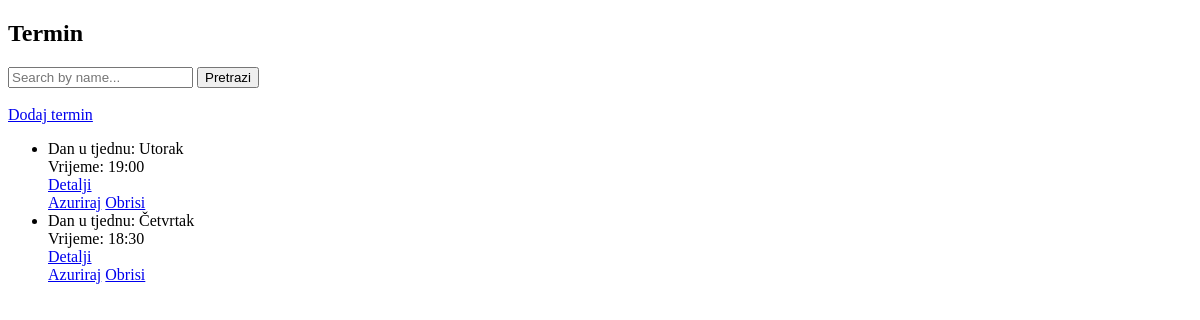
Before: /termin/ with the older database file.
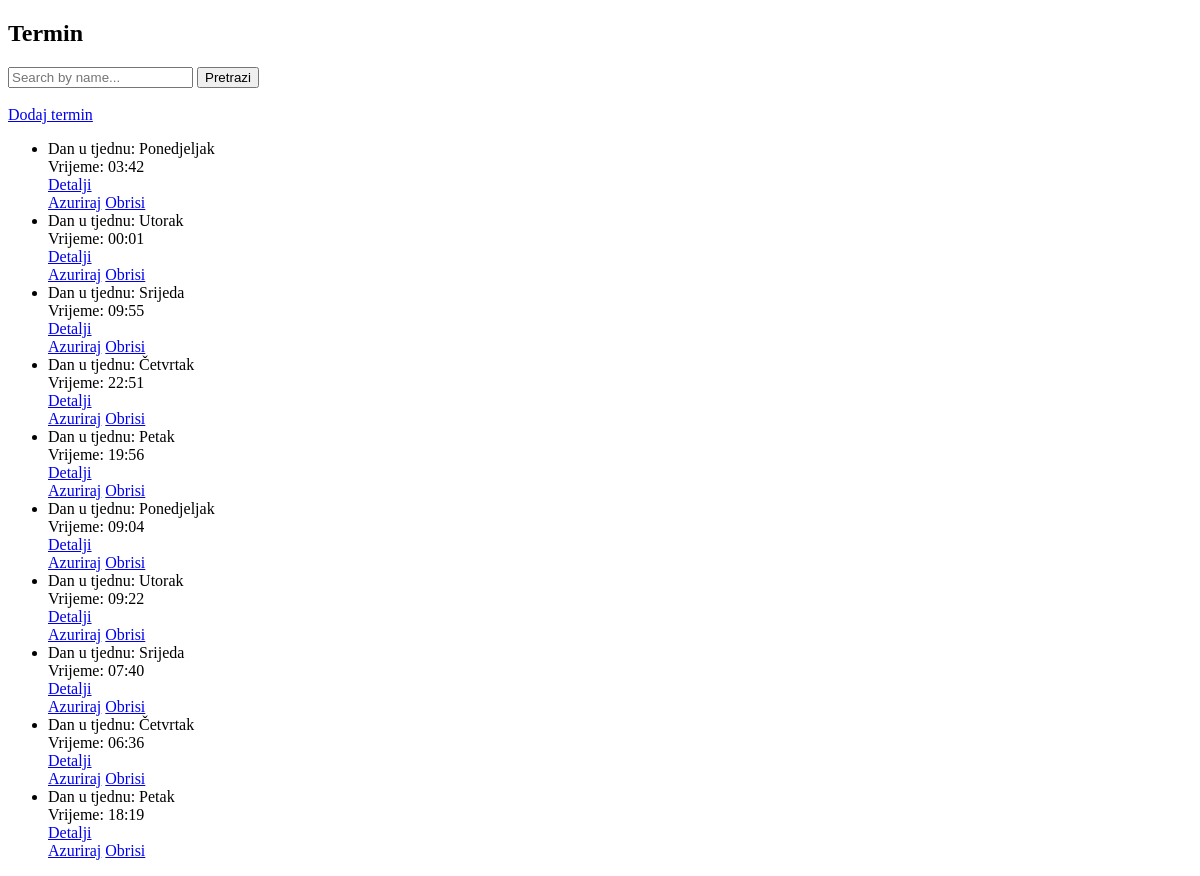
After: the same page with the newer database file.
### main/models.py (models this page shows, shortened)
class Termin(models.Model):
    dan_u_tjednu = models.CharField(max_length=25)
    vrijeme = models.CharField(max_length=50)

### main/views.py (the view)
# urls.py: path('termin/', TerminList.as_view(), name='termin_list'),
class TerminList(ListView):
    model = Termin
    template_name = 'termin_list.html'
    def get_queryset(self):
        queryset = super().get_queryset()
        query = self.request.GET.get('q')
        if query:
            queryset = queryset.filter(dan_u_tjednu__icontains=query)
        return queryset

### main/templates/main/termin_list.html (shortened to what this page needs)
<!DOCTYPE html>
<html lang="en">
<head>
</head>
<body>
    {% block content %}
    <h2>Termin</h2>
    <form method="GET" action="">
        <input type="text" name="q" placeholder="Search by name..." value="{{ request.GET.q }}">
        <button type="submit">Pretrazi</button>
    </form>
    <br>
    <a href="{% url 'main:addterm' %}" >Dodaj termin</a>
    <ul>
        {% for termin in object_list %}
            <li class="termin-item">
                Dan u tjednu: {{ termin.dan_u_tjednu }}<br>
                Vrijeme: {{ termin.vrijeme }}<br>
                <a href="{% url 'main:termin_detail' termin.id %}">Detalji</a>
            </li>
            <a href="{% url 'main:updateterm' termin.pk %}">Azuriraj</a>
            <a href="{% url 'main:deleteterm' termin.pk %}">Obrisi</a>
        {% endfor %}
    </ul>
    {% endblock %}
</body>
</html>

Changed rows visible on the page:
removed Termin: dan_u_tjednu "Utorak", vrijeme "19:00"
removed Termin: dan_u_tjednu "Četvrtak", vrijeme "18:30"
added Termin: dan_u_tjednu "Ponedjeljak", vrijeme "03:42"
added Termin: dan_u_tjednu "Utorak", vrijeme "00:01"
added Termin: dan_u_tjednu "Srijeda", vrijeme "09:55"
added Termin: dan_u_tjednu "Četvrtak", vrijeme "22:51"
added Termin: dan_u_tjednu "Petak", vrijeme "19:56"
added Termin: dan_u_tjednu "Ponedjeljak", vrijeme "09:04"
added Termin: dan_u_tjednu "Utorak", vrijeme "09:22"
added Termin: dan_u_tjednu "Srijeda", vrijeme "07:40"
added Termin: dan_u_tjednu "Četvrtak", vrijeme "06:36"
added Termin: dan_u_tjednu "Petak", vrijeme "18:19"
